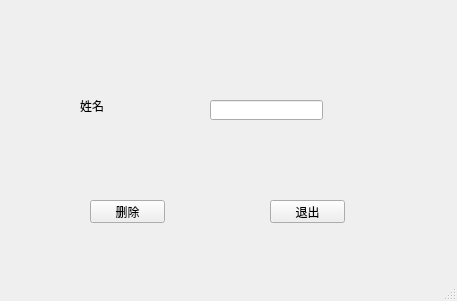
<?xml version="1.0" encoding="UTF-8"?>
<ui version="4.0">
 <class>dele</class>
 <widget class="QMainWindow" name="dele">
  <property name="geometry">
   <rect>
    <x>0</x>
    <y>0</y>
    <width>457</width>
    <height>301</height>
   </rect>
  </property>
  <property name="windowTitle">
   <string>删除学生</string>
  </property>
  <widget class="QWidget" name="centralwidget">
   <widget class="QPushButton" name="pushButton_dele">
    <property name="geometry">
     <rect>
      <x>90</x>
      <y>200</y>
      <width>75</width>
      <height>23</height>
     </rect>
    </property>
    <property name="text">
     <string>删除</string>
    </property>
   </widget>
   <widget class="QPushButton" name="pushButton_exit">
    <property name="geometry">
     <rect>
      <x>270</x>
      <y>200</y>
      <width>75</width>
      <height>23</height>
     </rect>
    </property>
    <property name="text">
     <string>退出</string>
    </property>
   </widget>
   <widget class="QLabel" name="label">
    <property name="geometry">
     <rect>
      <x>80</x>
      <y>100</y>
      <width>54</width>
      <height>12</height>
     </rect>
    </property>
    <property name="text">
     <string>姓名</string>
    </property>
   </widget>
   <widget class="QLineEdit" name="lineEdit_name">
    <property name="geometry">
     <rect>
      <x>210</x>
      <y>100</y>
      <width>113</width>
      <height>20</height>
     </rect>
    </property>
   </widget>
  </widget>
  <widget class="QMenuBar" name="menubar">
   <property name="geometry">
    <rect>
     <x>0</x>
     <y>0</y>
     <width>457</width>
     <height>23</height>
    </rect>
   </property>
  </widget>
  <widget class="QStatusBar" name="statusbar"/>
 </widget>
 <resources/>
 <connections/>
</ui>
